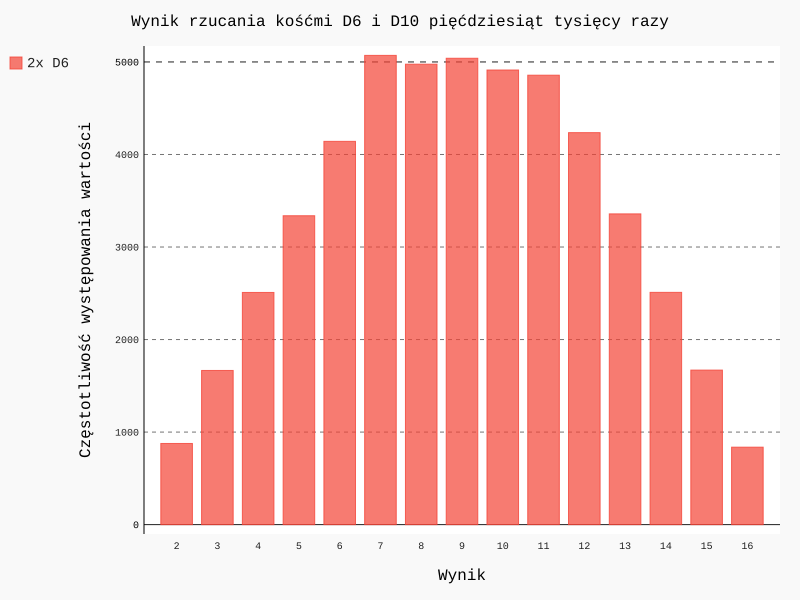

Write the Python code that produced this figure.
import pygal

from die import Die

# Utworzenie kości D6 i D10.
die_1 = Die()
die_2 = Die(10)

# Wykonanie pewnej liczby rzutuów i umieszczenie danych na liście.
results = []
for roll_num in range(50000):
    result = die_1.roll() + die_2.roll()
    results.append(result)

# Analiza wyników.
frequencies = []
max_result = die_1.num_sides + die_2.num_sides
for value in range(2, max_result+1):
    frequency = results.count(value)
    frequencies.append(frequency)

# Wizualizacja wyników.
hist = pygal.Bar()
hist.force_uri_protocol = 'http'

hist.title = "Wynik rzucania kośćmi D6 i D10 pięćdziesiąt tysięcy razy"
hist.x_labels = ['2', '3', '4', '5', '6', '7', '8',
                 '9', '10', '11', '12', '13', '14', '15', '16']
hist.x_title = "Wynik"
hist.y_title = "Częstotliwość występowania wartości"

hist.add('2x D6', frequencies)
hist.render_to_file('different_dice.svg')
